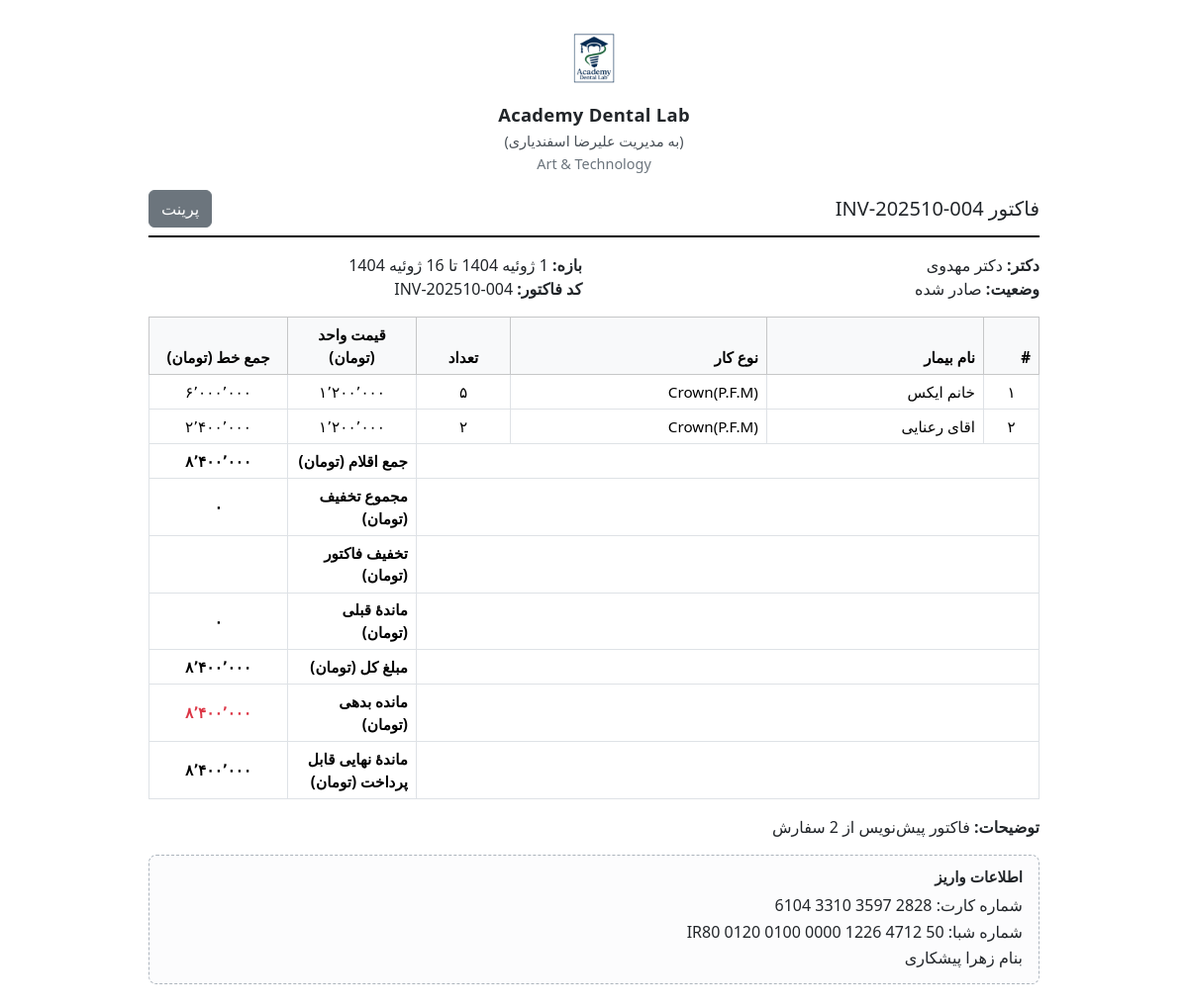
The app's page /billing/invoices/17/print/ (signed in) with its own data.
### billing/models.py (models this page shows, shortened)
class LabProfile(models.Model):
    name   = models.CharField(max_length=120, default="Academy Dental Lab")
    slogan = models.CharField(max_length=160, blank=True, default="")
    logo_file       = models.ImageField(upload_to="lab/", null=True, blank=True)
    logo_static_path = models.CharField(
        max_length=255,
        blank=True,
        help_text="مثال: img/academy-logo.png (برای استفاده با {% static %})"
    )
    card_no      = models.CharField(max_length=64, blank=True)   # مثال: 2828 3597 3310 6104
    iban         = models.CharField(max_length=64, blank=True)   # مثال: IR80 0120 0100 0000 1226 4712 50
    account_name = models.CharField(max_length=120, blank=True)  # مثال: زهرا پیشکاری
    updated_at = models.DateTimeField(auto_now=True)
    class Meta:
        verbose_name = "Lab profile"
        verbose_name_plural = "Lab profile"
    def get_logo_url(self):
        if self.logo_file:
            try:
                return self.logo_file.url
            except Exception:
                pass
        return None

class Invoice(models.Model):
    class Status(models.TextChoices):
        DRAFT   = 'draft',   'Draft'
        ISSUED  = 'issued',  'Issued'
        PARTIAL = 'partial', 'Partial Paid'
        PAID    = 'paid',    'Paid'
    doctor = models.ForeignKey('core.Doctor', on_delete=models.PROTECT,
                               related_name='invoices', null=True, blank=True)
    code         = models.CharField(max_length=32, unique=True, blank=True)
    period_from  = models.DateField(null=True, blank=True)
    period_to    = models.DateField(null=True, blank=True)
    subtotal          = models.DecimalField(max_digits=14, decimal_places=2, default=Decimal('0.00'))
    previous_balance  = models.DecimalField(max_digits=14, decimal_places=2, default=Decimal('0.00'))
    payments_applied  = models.DecimalField(max_digits=14, decimal_places=2, default=Decimal('0.00'))
    grand_total       = models.DecimalField(max_digits=14, decimal_places=2, default=Decimal('0.00'))
    amount_due        = models.DecimalField(max_digits=14, decimal_places=2, default=Decimal('0.00'))
    status    = models.CharField(max_length=12, choices=Status.choices, default=Status.DRAFT)
    issued_at = models.DateTimeField(null=True, blank=True)
    notes     = models.TextField(blank=True)
    created_at = models.DateTimeField(auto_now_add=True)
    updated_at = models.DateTimeField(auto_now=True)
    class Meta:
        indexes = [
            models.Index(fields=['doctor']),
            models.Index(fields=['status']),
            models.Index(fields=['issued_at']),
        ]
        ordering = ['-issued_at', '-created_at']
    def recompute_totals(self):
        subtotal = self.lines.annotate(
            line_calc=ExpressionWrapper(
                F('unit_count') * F('unit_price'),
                output_field=DecimalField(max_digits=14, decimal_places=2)
            )
        ).aggregate(s=Coalesce(Sum('line_calc'), Decimal('0')))['s']
        grand_total = self.lines.aggregate(
            s=Coalesce(Sum('line_total'), Decimal('0'))
        )['s']
        self.subtotal = subtotal
        self.grand_total = grand_total
        self.amount_due = grand_total
        self.save(update_fields=['subtotal', 'grand_total', 'amount_due'])

class InvoiceLine(models.Model):
    invoice = models.ForeignKey(Invoice, on_delete=models.CASCADE, related_name='lines')
    order = models.OneToOneField('core.Order', on_delete=models.PROTECT, related_name='invoice_line')
    description     = models.CharField(max_length=255, blank=True)
    unit_count      = models.PositiveIntegerField(default=1)
    unit_price      = models.DecimalField(max_digits=14, decimal_places=2, default=Decimal('0.00'))
    discount_amount = models.DecimalField(max_digits=14, decimal_places=2, default=Decimal('0.00'))
    line_total      = models.DecimalField(max_digits=14, decimal_places=2, default=Decimal('0.00'))
    created_at = models.DateTimeField(auto_now_add=True)
    class Meta:
        indexes = [
            models.Index(fields=['invoice']),
        ]

### core/models.py (models this page shows, shortened)
class Doctor(models.Model):
    name   = models.CharField(max_length=120, unique=True, verbose_name="نام دکتر/مطب")
    clinic = models.CharField(max_length=150, blank=True, verbose_name="کلینیک/آدرس کوتاه")
    phone  = models.CharField(max_length=50, blank=True, verbose_name="تلفن")
    code   = models.CharField(max_length=30, blank=True, verbose_name="کد داخلی/ارجاع")
    created_at = models.DateTimeField(auto_now_add=True)
    updated_at = models.DateTimeField(auto_now=True)
    class Meta:
        verbose_name = "دکتر"
        verbose_name_plural = "دکترها"
        ordering = ["name"]

class Order(models.Model):
    ORDER_TYPES = [
        ('crown_pfm', 'Crown(P.F.M)'),
        ('crown_zirconia', 'Crown(Zirconia)'),
        ('implant_pfm', 'Implant(P.F.M)'),
        ('implant_zirconia', 'Implant(Zirconia)'),
        ('post_core_np', 'Post & Core(N.P)'),
        ('post_core_npg', 'Post & Core(N.P.G)'),
        ('laminat_press', 'Laminat(Press)'),
        ('laminat_zirconia', 'Laminat(Zirconia)'),
        ('jig_special', 'Jig & Special Trey'),
        ('full_waxup', 'Full Wax up'),
        ('denture', 'Denture'),
    ]
    STATUS_CHOICES = [
        ('pending', 'Pending'),
        ('in_progress', 'In Progress'),
        ('completed', 'Completed'),
        ('delivered', 'Delivered'),
        ('cancelled', 'Cancelled'),
    ]
    patient       = models.ForeignKey(Patient, on_delete=models.CASCADE)
    order_date    = jmodels.jDateField(null=True, blank=True)
    doctor        = models.CharField(max_length=100, blank=True, null=True)
    shade         = models.CharField(max_length=100, blank=True, null=True)
    order_type    = models.CharField(max_length=50, choices=ORDER_TYPES, blank=True, null=True)
    unit_count    = models.PositiveIntegerField(default=1)
    price         = models.DecimalField(max_digits=12, decimal_places=2, null=True, blank=True)
    serial_number = models.CharField(max_length=50, blank=True, null=True)
    status        = models.CharField(max_length=20, choices=STATUS_CHOICES, default='pending')
    due_date      = jmodels.jDateField(null=True, blank=True)
    notes         = models.TextField(blank=True, null=True)
    created_at    = models.DateTimeField(auto_now_add=True)
    shipped_date = jmodels.jDateField(null=True, blank=True, verbose_name="تاریخ ارسال (واقعی)")
    @property
    def patient_name(self):
        return self.patient.name if self.patient else ""

class Patient(models.Model):
    name       = models.CharField(max_length=200)
    phone      = models.CharField(max_length=20, blank=True, null=True)
    email      = models.EmailField(blank=True, null=True)
    address    = models.TextField(blank=True, null=True)
    birth_date = jmodels.jDateField(null=True, blank=True)
    created_at = models.DateTimeField(auto_now_add=True)

### billing/views.py (the view)
# urls.py: path("invoices/<int:pk>/print/", InvoicePrintView.as_view(), name="invoice_print"),
@method_decorator(login_required, name='dispatch')
class InvoicePrintView(View):
    def get(self, request: HttpRequest, pk: int) -> HttpResponse:
        from billing.models import Invoice
        from .models import LabProfile
        invoice = get_object_or_404(Invoice, pk=pk)
        try:
            invoice.recompute_totals()
        except Exception as ex:
            print("recompute_totals error on print:", ex)
        discount_total_ctx = invoice.lines.aggregate(
            s=Coalesce(Sum('discount_amount'), Decimal('0'))
        )['s']
        totals = _compute_display_totals(invoice)
        paid_total_ctx = _paid_total_for_invoice(invoice)
        amount_due_after_payments_ctx = totals['amount_due'] - paid_total_ctx
        if amount_due_after_payments_ctx < 0:
            amount_due_after_payments_ctx = Decimal('0')
        LAB_PROFILE = None
        try:
            from .models import LabProfile
            LAB_PROFILE = LabProfile.objects.first()
        except Exception:
            LAB_PROFILE = None
        ctx = {
            "invoice": invoice,
            "discount_total_ctx": discount_total_ctx,
            "paid_total_ctx": paid_total_ctx,
            "amount_due_after_payments_ctx": amount_due_after_payments_ctx,
            "LAB_PROFILE": LAB_PROFILE,  # اضافه شد
        }
        return render(request, "billing/invoice_print.html", ctx)

### billing/templates/billing/invoice_print.html (shortened to what this page needs)
{% load static %}
{% load jalali_tags %}
{% load num_extras %}
<!DOCTYPE html>
<html lang="fa" dir="rtl">
<head>
  <link href="https://cdn.jsdelivr.net/npm/bootstrap@5.3.2/dist/css/bootstrap.min.css" rel="stylesheet">
</head>
<body class="p-4">
{% with LAB_NAME|default:"Academy Dental Lab" as lab_name %}
{% with LAB_LOGO|default:"img/lab-logo.png" as lab_logo_path %}
{% with LAB_SLOGAN|default:"Art & Technology" as lab_slogan %}
  <div class="paper">
    <div class="brand-wrap">
      {% if LAB_PROFILE and LAB_PROFILE.get_logo_url %}
        <img class="brand-logo" src="{{ LAB_PROFILE.get_logo_url }}" alt="{{ LAB_PROFILE.name|default:lab_name }}">
      {% elif LAB_PROFILE and LAB_PROFILE.logo_static_path %}
        <img class="brand-logo" src="{% static LAB_PROFILE.logo_static_path %}" alt="{{ LAB_PROFILE.name|default:lab_name }}">
      {% else %}
        <img class="brand-logo" src="{% static lab_logo_path %}" alt="{{ lab_name }}">
      {% endif %}
      <div class="brand-title">
        {% if LAB_PROFILE and LAB_PROFILE.name %}{{ LAB_PROFILE.name }}{% else %}{{ lab_name }}{% endif %}
      </div>
      <div class="brand-manager">(به مدیریت علیرضا اسفندیاری)</div>
      <div class="brand-sub">
        {% if LAB_PROFILE and LAB_PROFILE.slogan %}{{ LAB_PROFILE.slogan }}{% else %}{{ lab_slogan }}{% endif %}
      </div>
    </div>
    <div class="d-flex justify-content-between align-items-center invoice-header">
      <h1 class="h5 mb-0">فاکتور {{ invoice.code|default:invoice.id }}</h1>
      <button class="btn btn-secondary no-print" onclick="window.print()">پرینت</button>
    </div>
    <div class="row mb-3">
      <div class="col-6">
        <div><strong>دکتر:</strong> {% if invoice.doctor %}{{ invoice.doctor.name }}{% else %}—{% endif %}</div>
        <div><strong>وضعیت:</strong>
          {% if invoice.status == 'draft' %}پیش‌نویس{% elif invoice.status == 'issued' %}صادر شده{% else %}{{ invoice.get_status_display }}{% endif %}
        </div>
      </div>
      <div class="col-6">
        <div><strong>بازه:</strong>
          {% if invoice.period_from and invoice.period_to %}
            {{ invoice.period_from|to_jalali:"%Y/%m/%d" }} تا {{ invoice.period_to|to_jalali:"%Y/%m/%d" }}
          {% else %}—{% endif %}
        </div>
        <div><strong>کد فاکتور:</strong> {{ invoice.code|default:"—" }}</div>
      </div>
    </div>
    <table class="table table-bordered table-sm align-middle">
      <colgroup>
        <col style="width:56px">
        <col>
        <col>
        <col style="width:95px">
        <col style="width:130px">
        <col style="width:140px">
      </colgroup>
      <thead class="table-light">
        <tr>
          <th>#</th>
          <th>نام بیمار</th>
          <th>نوع کار</th>
          <th class="num">تعداد</th>
          <th class="num">قیمت واحد (تومان)</th>
          <th class="num">جمع خط (تومان)</th>
        </tr>
      </thead>
      <tbody>
        {% for line in invoice.lines.all %}
          <tr>
            <td class="num">{{ forloop.counter|int_fa }}</td>
            <td>{% if line.order and line.order.patient_name %}{{ line.order.patient_name }}{% else %}—{% endif %}</td>
            <td>{% if line.order %}{{ line.order.get_order_type_display }}{% else %}—{% endif %}</td>
            <td class="num">{{ line.unit_count|default:0|int_fa }}</td>
            <td class="num">{{ line.unit_price|default:0|money_fa }}</td>
            <td class="num">{{ line.line_total|default:0|money_fa }}</td>
          </tr>
        {% empty %}
          <tr><td colspan="6" class="text-center text-muted">هیچ آیتمی ندارد.</td></tr>
        {% endfor %}
      </tbody>
      <tfoot>
        <tr class="totals">
          <td colspan="4"></td>
          <td>جمع اقلام (تومان)</td>
          <td class="num">{{ invoice.subtotal|money_fa }}</td>
        </tr>
        <tr class="totals">
          <td colspan="4"></td>
          <td>مجموع تخفیف (تومان)</td>
          <td class="num">{{ discount_total_ctx|money_fa }}</td>
        </tr>
        <tr class="totals">
          <td colspan="4"></td>
          <td>تخفیف فاکتور (تومان)</td>
          <td class="num">{{ invoice.discount_amount|default_if_none:0|money_fa }}</td>
        </tr>
        <tr class="totals">
          <td colspan="4"></td>
          <td>ماندهٔ قبلی (تومان)</td>
          <td class="num">{{ invoice.previous_balance|default_if_none:0|money_fa }}</td>
        </tr>
        <tr class="totals">
          <td colspan="4"></td>
          <td>مبلغ کل (تومان)</td>
          <td class="num fw-bold">{{ invoice.grand_total|money_fa }}</td>
        </tr>
        <tr class="totals">
          <td colspan="4"></td>
          <td>مانده بدهی (تومان)</td>
          <td class="num text-danger fw-bold">{{ invoice.amount_due|money_fa }}</td>
        </tr>
        <tr class="totals">
          <td colspan="4"></td>
          <td>ماندهٔ نهایی قابل پرداخت (تومان)</td>
          <td class="num fw-bold">{{ invoice.amount_due|money_fa }}</td>
        </tr>
      </tfoot>
    </table>
    {% if invoice.notes %}
      <div class="mt-3"><strong>توضیحات:</strong> {{ invoice.notes }}</div>
    {% endif %}
    <div class="bank-box">
      <h6>اطلاعات واریز</h6>
      <div class="line">
        شماره کارت:
        {% if LAB_PROFILE and LAB_PROFILE.card_no %}{{ LAB_PROFILE.card_no }}{% else %}2828 3597 3310 6104{% endif %}
      </div>
      <div class="line">
        شماره شبا:
        {% if LAB_PROFILE and LAB_PROFILE.iban %}{{ LAB_PROFILE.iban }}{% else %}IR80 0120 0100 0000 1226 4712 50{% endif %}
      </div>
      <div class="line">
        بنام
        {% if LAB_PROFILE and LAB_PROFILE.account_name %}{{ LAB_PROFILE.account_name }}{% else %}زهرا پیشکاری{% endif %}
      </div>
    </div>
  </div>
{% endwith %}
{% endwith %}
{% endwith %}
</body>
</html>

### records on screen
LabProfile: get_logo_url (picture), name "Academy Dental Lab", card_no "2828 3597 3310 6104", iban "IR80 0120 0100 0000 1226 4712 50", account_name "زهرا پیشکاری"
Invoice: code "INV-202510-004", doctor.name "دکتر مهدوی", period_to|to_jalali "16 ژوئیه 1404", subtotal "۸٬۴۰۰٬۰۰۰", previous_balance "۰", grand_total "۸٬۴۰۰٬۰۰۰", amount_due "۸٬۴۰۰٬۰۰۰", notes "فاکتور پیش‌نویس از 2 سفارش"
InvoiceLine: order.patient_name "خانم ایکس", order.order_type "Crown(P.F.M)", unit_count "۵", unit_price "۱٬۲۰۰٬۰۰۰", line_total "۶٬۰۰۰٬۰۰۰"
InvoiceLine: order.patient_name "اقای رعنایی", order.order_type "Crown(P.F.M)", unit_count "۲", unit_price "۱٬۲۰۰٬۰۰۰", line_total "۲٬۴۰۰٬۰۰۰"

### other values on screen
{{ lab_slogan }} "Art & Technology"
{{ discount_total_ctx|money_fa }} "۰"
